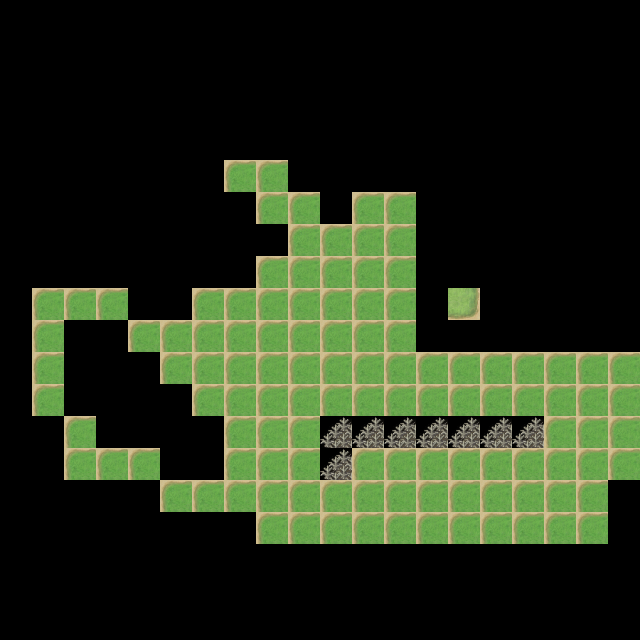

Rendered tile map (Tiled .tmx) drawn with the repository's tilesets; below, a short description and the map source with its tile grids summarised:
An orthogonal 20x20 tile map with 32x32 px tiles, 2 tile layers (Capa de Patrones 1, Bloqueos).

<map version="1.0" tiledversion="1.1.3" orientation="orthogonal" renderorder="right-down" width="20" height="20" tilewidth="32" tileheight="32" infinite="0" nextobjectid="1">
 <tileset firstgid="1" source="World_A2.tsx" />
 <layer name="Capa de Patrones 1" width="20" height="20">
  <data>[400 cells, 122 non-empty, 3 distinct tile ids]</data>
 </layer>
 <layer name="Bloqueos" width="20" height="20">
  <properties>
   <property name="blocked" type="bool" value="true" />
  </properties>
  <data>[400 cells, 0 non-empty, 0 distinct tile ids]</data>
 </layer>
</map>
